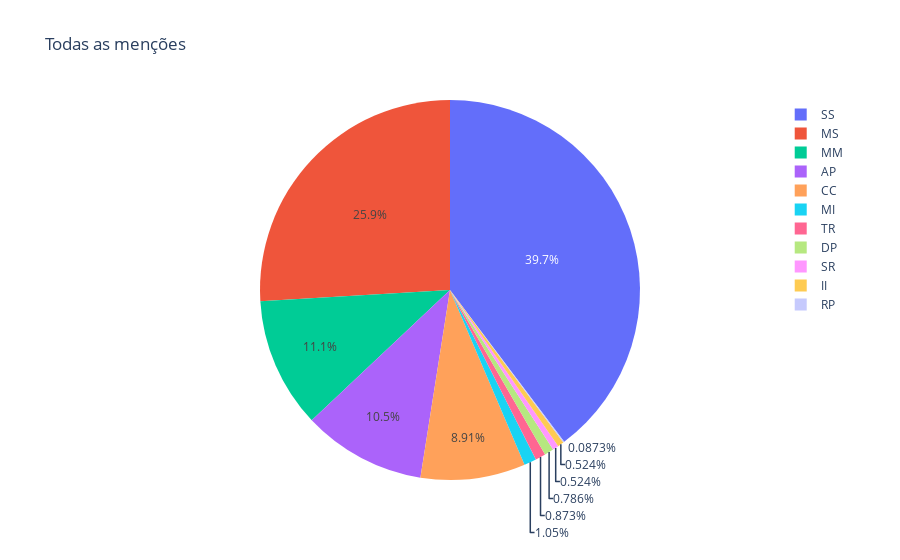

Notebook cell for this chart:
### Code cell
fig = px.pie(df, names='Menção', title='Todas as menções')
fig.show()

### Figure 1 — Plotly figure (JSON) as saved in the notebook; plotly's stock layout.template omitted (floating-point values rounded to 4 significant figures; data arrays with more than 128 entries replaced by an {"elided": "..."} marker saying what was removed)
{"data": [{"domain": {"x": [0, 1], "y": [0, 1]}, "hovertemplate": "Menção=%{label}<extra></extra>", "labels": {"elided": "1145 str values"}, "legendgroup": "", "name": "", "showlegend": true, "type": "pie"}], "layout": {"legend": {"tracegroupgap": 0}, "title": {"text": "Todas as menções"}}}
